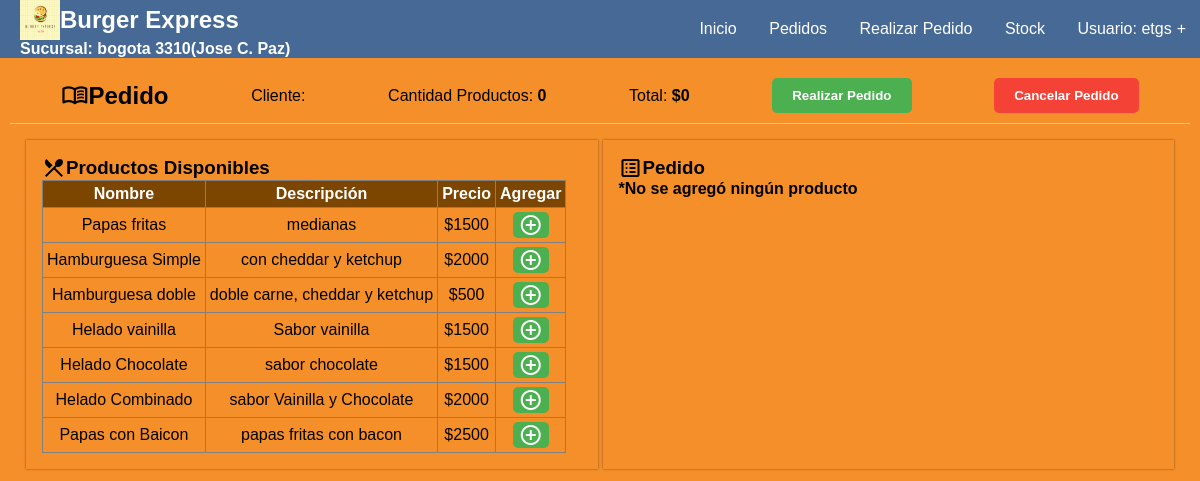
Screenshot of /sucursal2/Vistas/user/tomar_pedido.php (signed in) with the database file from the repository.
### tables this page shows
CREATE TABLE IF NOT EXISTS `infosucursal` (
  `id` int NOT NULL,
  `nombre` varchar(30) NOT NULL,
  `logo` text NOT NULL,
  `bg_color` varchar(7) NOT NULL,
  `header_color` varchar(7) NOT NULL,
  `table_color` varchar(7) NOT NULL,
  `font` varchar(10) NOT NULL,
  `btn` varchar(7) NOT NULL,
  `aside` varchar(7) NOT NULL,
  `aside_btn` varchar(7) NOT NULL
);

CREATE TABLE IF NOT EXISTS `stock` (
  `Cod_producto` varchar(20) NOT NULL,
  `Nombre` text NOT NULL,
  `Cantidad` varchar(10) NOT NULL,
  `Cod_sucursal` int NOT NULL,
  `unidad_medicion` text NOT NULL,
  `aviso` int NOT NULL
);

CREATE TABLE IF NOT EXISTS `productos` (
  `Id_producto` varchar(30) NOT NULL,
  `Nombre` varchar(40) NOT NULL,
  `Descripcion` text NOT NULL,
  `Costo` int NOT NULL,
  `ingredientes` text NOT NULL
);

### sucursal2/Modelos/consultas.php (called while the page is built, shortened)
<?php
	function view_tabla2($nombre){
		require'../../Modelos/conexion.php';
		$consulta = $conexion->prepare("SELECT * FROM $nombre");
		$consulta->execute();
		$datos = $consulta->fetchAll(PDO::FETCH_ASSOC);
		return $datos;
	}
?>

### sucursal2/Vistas/user/tomar_pedido.php (the view, shortened to what this page needs)
<?php
include 'header_user.php';
$nombre = filter_input(INPUT_GET, 'nom') ?? '';
$mesa = filter_input(INPUT_GET, 'mesa') ?? '';
$idPedido = filter_input(INPUT_GET, 'id', FILTER_VALIDATE_INT) ?? 0;
$sucursal = $_SESSION['Cod_sucursal'] ?? null;
$tablaProductos = view_tabla2("productos");
$tablaStock = view_tabla2("stock WHERE Cod_sucursal='" . htmlspecialchars($sucursal) . "'");
$tablaPedidoCliente = search_pedido($nombre, $mesa, $idPedido);
$cantPedido = 0;
$total = 0;
?>
<!DOCTYPE html>
<html lang="en">
<head>
    <link rel="stylesheet" href="../styles/style.css">
</head>
<body>
    <section class="menu">
        <div class="pedido">
            <div id="carrito" class="carrito">
                <h2><span class="material-symbols-outlined" style="font-size: 1.7rem;">menu_book</span> Pedido</h2>
                <p>Cliente: <b><?= htmlspecialchars($nombre) ?></b></p>
                <p>Cantidad Productos: <b><?= $cantPedido ?></b></p>
                <p>Total: <b>$<?= $total ?></b></p>
                <button class="buton-carrito-r" onclick="realizar_pedido(<?= htmlspecialchars($mesa) ?>, <?= $idPedido ?>, <?= htmlspecialchars($sucursal) ?>)">
                    <span class="buton-text">Realizar Pedido</span>
                </button>
                <button class="buton-carrito-c" onclick="eliminar_pedido(<?= $idPedido ?>, 'elPedido', <?= htmlspecialchars($sucursal) ?>)">
                    <span class="buton-text">Cancelar Pedido</span>
                </button>
            </div>
            <div class="pedido-menu">
                <div class="pedido-caja">
                    <h3><span class="material-symbols-outlined">restaurant_menu</span> Productos Disponibles</h3>
                    <table id="table" border="1">
                        <tr>
                            <th>Nombre</th>
                            <th>Descripción</th>
                            <th>Precio</th>
                            <th>Agregar</th>
                        </tr>
                        <?php foreach ($tablaProductos as $producto): ?>
                            <?php foreach ($tablaStock as $stock): ?>
                                <?php if ($producto['Nombre'] == $stock['Nombre'] && $stock['Cantidad'] > 0): ?>
                                    <tr>
                                        <td><?= htmlspecialchars($producto['Nombre']) ?></td>
                                        <td><?= htmlspecialchars($producto['Descripcion']) ?></td>
                                        <td>$<?= $producto['Costo'] ?></td>
                                        <td>
                                            <button class="buton-agregar" onclick="addPedido('<?= htmlspecialchars($producto['Nombre']) ?>', <?= htmlspecialchars($mesa) ?>, <?= $idPedido ?>, '<?= htmlspecialchars($nombre) ?>', <?= htmlspecialchars($sucursal) ?>)">
                                                <span class="material-symbols-outlined">add_circle</span>
                                            </button>
                                        </td>
                                    </tr>
                                <?php endif; ?>
                            <?php endforeach; ?>
                        <?php endforeach; ?>
                    </table>
                </div>
                <div class="pedido-caja">
                    <h3><span class="material-symbols-outlined">list_alt</span> Pedido</h3>
                    <?php if (!empty($tablaPedidoCliente)): ?>
                        <table id="table" border="1">
                            <tr>
                                <th>Nombre</th>
                                <th>Cantidad</th>
                                <th>Eliminar</th>
                            </tr>
                            <?php foreach ($tablaPedidoCliente as $pedido): ?>
                                <?php if ($pedido['cantidad'] > 0): ?>
                                    <tr>
                                        <td><?= htmlspecialchars($pedido['producto']) ?></td>
                                        <td><?= $pedido['cantidad'] ?></td>
                                        <td>
                                            <button class="buton-agregar" style="background-color: red;" onclick="eliminar_pedidoProducto(<?= $idPedido ?>, '<?= htmlspecialchars($pedido['producto']) ?>', 'elProducto')">
                                                <span class="material-symbols-outlined">delete</span>
                                            </button>
                                        </td>
                                    </tr>
                                <?php endif; ?>
                            <?php endforeach; ?>
                        </table>
                    <?php else: ?>
                        <h4>*No se agregó ningún producto</h4>
                    <?php endif; ?>
                </div>
            </div>
        </div>
    </section>
</body>
</html>

### sucursal2/Vistas/user/header_user.php (shortened to what this page needs)
<?php session_start(); require '../../Modelos/consultas.php'; $info=view_tabla2('infosucursal');?>
<nav id='menu'>
  <div style="display: flex;margin-left: 20px;width: 30%;flex-direction: column;">
    <div style="display: flex;align-items: center;">
      <img src="../imgs/logo.png" width="40" height="40">
      <h2 style="margin:0"><?= $info[0]['nombre'] ?></h2>
    </div>
    <h4 style="color: white;"><?= isset($_SESSION['sucursal']) ? 'Sucursal: '.$_SESSION['sucursal'] : ''; ?></h4>
  </div>
  <ul>
    <li><a href='index.php'>Inicio</a></li>
    <li><a href="cola_pedidos.php">Pedidos</a></li>
    <li><a href="menu_pedidos.php">Realizar Pedido</a></li>
    <li><a href="infoStock.php">Stock</a></li>
    <li><a class="dropdown-arrow">Usuario: <?= $_SESSION['usuario'] ?></a>
    </li>
  </ul>
</nav>

### sucursal2/Vistas/styles/style.css (style rules this page uses)
* { margin: 0; box-sizing: border-box; }
:root { --header-color:#466995; --bg-color:#F58F29; --table-th-color:#7D4600; --header-font-color:white; --font-color:black; --aside-color:black; --button-color:#A4B0F5; --aside-button-color:#4464AD; }
body { font-family: Arial, sans-serif; background-color: var(--bg-color); }
section { padding: 10px; height: 90%; }
.menu { display: flex; align-items: center; gap: 20px; flex-direction: column; }
#table .material-symbols-outlined { cursor: pointer; border-radius: 4px; font-variation-settings: 'FILL' 0, 'wght' 400, 'GRAD' 0, 'opsz' 24 }
a { text-decoration: none; color: black; }
#table { border-collapse: collapse; text-align: center; }
#table th { padding: 4px; background: var(--table-th-color); color: var(--header-font-color); }
#table td { padding: 4px; }
.carrito { border-bottom: 1px solid #ccc; padding: 10px; position: sticky; top: 0; max-height: 180px; width: 100%; display: flex; justify-content: space-around; align-items: center; }
.carrito h2 { display: flex; }
.pedido { width: 100%; }
.pedido-menu { display:flex; padding:1rem; gap:5px; }
.pedido-caja { width:50%; padding:1rem; box-shadow: 0px 0px 2px 0px rgba(0, 0, 0, 0.5); overflow: hidden; }
.pedido-caja h3 { display: flex; align-items: center; }
button { color: white; font-weight: 600; border: none; cursor: pointer; border-radius: 5px; }
.buton-agregar { background-color: #4CAF50; }
.buton-carrito-r { background-color: #4CAF50; padding: 10px 20px; }
.buton-carrito-c { background-color: #f44336; padding: 10px 20px; }
#menu { position: sticky; top: 0px; display: flex; color: var(--header-font-color); align-items: center; background-color: var(--header-color); padding: 0; }
#menu h2 { display: flex; align-items: center; font-weight: 900; margin-left: 20px; gap:10px; }
#menu ul, #menu li { margin: 0 auto; padding: 0; list-style: none }
#menu ul { width: 100%; text-align: right; }
#menu li { display: inline-block; position: relative; }
#menu a { display: block; line-height: NaNpx; padding: 20px 14px; text-decoration: none; color: var(--header-font-color); font-size: <font style="vertical-align: inherit;"><font style="vertical-align: inherit;">16</font></font>px; }
#menu a.dropdown-arrow:after { content: "\002B"; margin-left: 5px; }

### rows the page displays
infosucursal: nombre "Burger Express"
stock: Cod_producto.Nombre "Papas fritas", Cod_producto.Descripcion "medianas", Cod_producto.Costo "1500"
productos: Nombre "Hamburguesa Simple", Descripcion "con cheddar y ketchup", Costo "2000"
productos: Nombre "Hamburguesa doble", Descripcion "doble carne, cheddar y ketchup", Costo "500"
productos: Nombre "Helado vainilla", Descripcion "Sabor vainilla", Costo "1500"
productos: Nombre "Helado Chocolate", Descripcion "sabor chocolate", Costo "1500"
productos: Nombre "Helado Combinado", Descripcion "sabor Vainilla y Chocolate", Costo "2000"
productos: Nombre "Papas con Baicon", Descripcion "papas fritas con bacon", Costo "2500"

### other values shown
$_SESSION['sucursal'] "bogota 3310(Jose C. Paz)"
$_SESSION['usuario'] "etgs"
$cantPedido "0"
$total "0"
